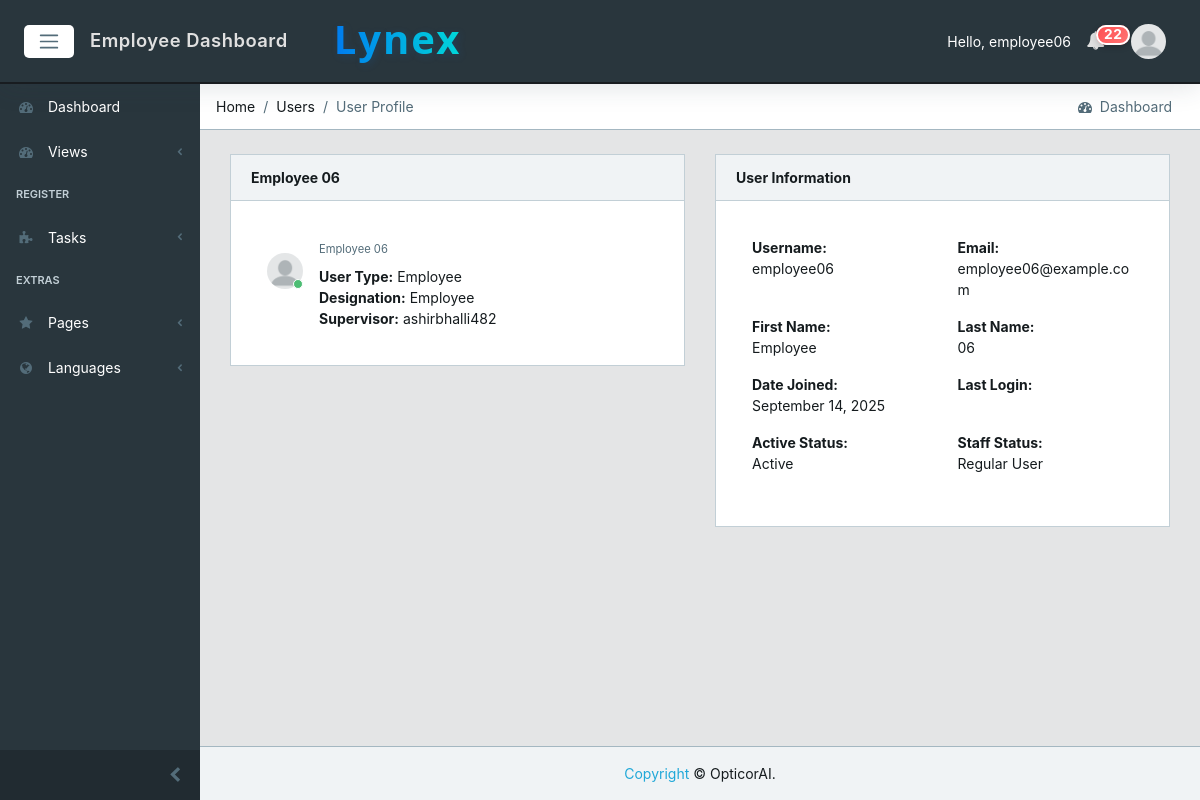
Before: /users/87/ (signed in) with the older database file.
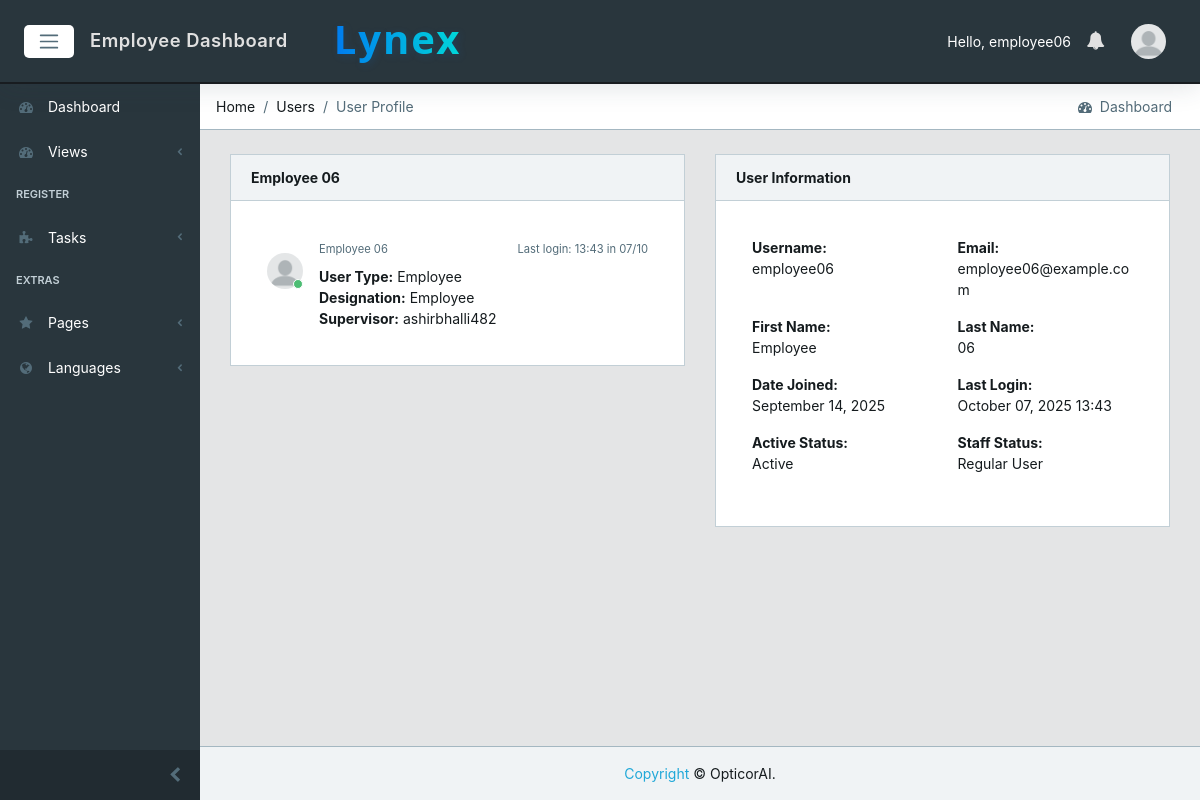
After: the same page with the newer database file.
### core/models.py (models this page shows, shortened)
class CustomUser(AbstractUser):
    email = models.EmailField(unique=True)  # Make email unique for authentication
    user_type = models.CharField(max_length=15, choices=USER_TYPE_CHOICES, db_index=True)
    designation = models.CharField(max_length=100, blank=True, null=True)
    created_by = models.ForeignKey('self', on_delete=models.SET_NULL, null=True, blank=True, related_name='created_users')
    created_date = models.DateField(auto_now_add=True)
    created_time = models.TimeField(auto_now_add=True)
    under_supervision = models.ForeignKey('self', on_delete=models.SET_NULL, null=True, blank=True, related_name='supervised_users')
    avatar = models.ImageField(upload_to='core/avatar', blank=True, null=True)
    @property
    def avatar_url(self):
        try:
            if self.avatar:
                url = getattr(self.avatar, 'url', None)
                if url and ('cloudinary' in url or 'res.cloudinary.com' in url):
                    return url
                avatar_path = getattr(self.avatar, 'path', None)
                if avatar_path and os.path.isfile(avatar_path) and url:
                    return url
        except Exception:
            pass
        return static('core/img/avatar/blank_profile.png')

### core/views.py (the view)
# urls.py: path('users/<int:profile_id>/', views.UserProfileView.as_view(), name='user'),
class UserProfileView(LoginRequiredMixin, View):
    def get(self, request, profile_id):
        user = request.user
        profile_user = get_object_or_404(CustomUser, id=profile_id)
        if user.user_type == 'employee':
            if profile_user != user:
                messages.error(request, 'You can only view your own profile.')
                return redirect('core:dashboard')
        elif user.user_type == 'manager':
            if profile_user.under_supervision != user:
                messages.error(request, 'You can only view profiles of your subordinates.')
                return redirect('core:dashboard')
        context = {
            'user_view': profile_user,
        }
        return render(request, 'core/user.html', context)

### core/context_processors.py (called while the page is built)
def logged_user_processor(request):
    if request.user.is_authenticated:
        try:
            logged_user = CustomUser.objects.select_related('under_supervision').get(id=request.user.id)
            return {'logged_user': logged_user}
        except CustomUser.DoesNotExist:
            return {'logged_user': None}
    return {'logged_user': None}

def notifications_processor(request):
    if request.user.is_authenticated:
        cache_key = f"unread_count:{request.user.id}"
        unread_count = cache.get(cache_key)
        if unread_count is None:
            unread_count = Notification.objects.filter(recipient=request.user, read=False).count()
            cache.set(cache_key, unread_count, 15)  # short cache to keep badges fresh
        unread_notifications = (
            Notification.objects.select_related('sender')
            .filter(recipient=request.user, read=False)
            .order_by('-created_at')[:10]
        )
        return {
            'unread_notifications': unread_notifications,
            'unread_count': unread_count,
        }
    return {'unread_notifications': [], 'unread_count': 0}

### core/templates/core/user.html (shortened to what the changed rows need)
{% extends 'core/base.html' %}
{% load static %}
{% block content %}
<div class="container-fluid">
  <div id="ui-view" style="opacity: 1;"><div class="animated fadeIn">
            <div class="row">
                <div class="col-12">
                            <div class="row">
                                <div class="col-12 col-md-6">
                <div class="card">
                    <div class="card-header">
                        <strong data-i18n-skip>{{ user_view.get_full_name }}</strong>
                    </div>
                                <div class="card-body">
                                    <div class="tab-pane p-3 active show">
                                      <div class="message">
                                        <div class="py-3 pb-5 mr-3 float-left">
                                          <div class="avatar">
                                          </div>
                                        </div>
                                        <div>
                                          <small class="text-muted" data-i18n-skip>{{ user_view.get_full_name }}</small>
                                            {% if user_view.last_login %}
                                          <small class="text-muted float-right mt-1">Last login: {{ user_view.last_login|date:"H:i" }} in {{ user_view.last_login|date:"d/m" }}</small>
                                            {% endif %}
                                        </div>
                                        <div class="mt-2" data-i18n-skip>
                                            <strong>User Type:</strong> {{ user_view.get_user_type_display }}<br>
                                            <strong>Designation:</strong> {{ user_view.designation }}<br>
                                            <strong>Supervisor:</strong> {{ user_view.under_supervision.username|default:'-' }}<br>
                                        </div>
                          </div>
                                      </div>
                                    </div>
                                </div>
                            </div>
                            <div class="col-12 col-md-6">
                <div class="card">
                                <div class="card-body">
                                    <div class="tab-pane p-3 active show">
                            <div class="row">
                                <div class="col-md-6">
                                    <strong>Username:</strong>
                                    <p data-i18n-skip>{{ user_view.username }}</p>
                                </div>
                                <div class="col-md-6">
                                    <strong>Email:</strong>
                                    <p data-i18n-skip>{{ user_view.email }}</p>
                                </div>
                            </div>
                            <div class="row">
                                <div class="col-md-6">
                                    <strong>First Name:</strong>
                                    <p data-i18n-skip>{{ user_view.first_name }}</p>
                                </div>
                                <div class="col-md-6">
                                    <strong>Last Name:</strong>
                                    <p data-i18n-skip>{{ user_view.last_name }}</p>
                                </div>
                            </div>
                                        <div class="row">
                                <div class="col-md-6">
                                    <strong>Date Joined:</strong>
                                    <p>{{ user_view.date_joined|date:"F d, Y" }}</p>
                                        </div>
                                <div class="col-md-6">
                                    <strong>Last Login:</strong>
                                    <p>{{ user_view.last_login|date:"F d, Y H:i" }}</p>
                                        </div>
                                    </div>
                        </div>
                    </div>
                </div>
            </div>
        </div>
    </div>
</div>
  </div>
</div>
{% endblock %}

### core/templates/core/base.html (shortened to what the changed rows need)
{% load static %}
<!DOCTYPE html>
<html lang="en">
<head>
  <link href="{% static 'core/css/font-awesome.min.css' %}" rel="stylesheet">
  <link href="{% static 'core/css/simple-line-icons.min.css' %}" rel="stylesheet">
  <link href="{% static 'core/css/estilo.css' %}" rel="stylesheet">
  <link href="{% static 'core/css/style.css' %}" rel="stylesheet">
  {% get_static_prefix as STATIC_PREFIX %}
</head>
{% block body %}
<body class="app header-fixed sidebar-fixed aside-menu-fixed aside-menu-hidden">
  <header class="app-header navbar">
    <div class="brand-gui d-none d-md-inline">
      <a href="{% url 'core:dashboard' %}"><h1 class="company-name">Lynex</h1></a>
    </div>
    <ul class="nav navbar-nav ml-auto">
      {% if user.is_authenticated %}
      <li class="text-white d-none d-md-inline" data-i18n-skip>Hello, {{ user.username }}</li>
      {% else %}
      <li class="text-muted">
        <a href="{% url 'core:login' %}">sign in</a>
      </li>
      {% endif %}
      <li class="nav-item dropdown">
        <a class="nav-link" data-toggle="dropdown" href="#" role="button" aria-haspopup="true" aria-expanded="false">
          <i class="fa fa-bell"></i>
          {% if unread_count and unread_count > 0 %}
            <span class="badge badge-pill badge-notify">{{ unread_count }}</span>
          {% endif %}
        </a>
      </li>
      <li class="nav-item dropdown">
        <a class="nav-link" data-toggle="dropdown" href="#" role="button" aria-haspopup="true" aria-expanded="false">
        </a>
      </li>
    </ul>
  </header>
  <div class="app-body">
    <main class="main">
{% block content %}
{% endblock %}
    </main>
  </div>
</body>
{% endblock body %}
</html>

Changed rows visible on the page:
changed CustomUser "employee06": last_login (not shown) → "13:43"; last_login (not shown) → "07/10"; last_login (not shown) → "October 07, 2025 13:43"
Other visible differences:
{{ unread_count }}: "22" → (not shown)
text now shown: "Last login: in"
